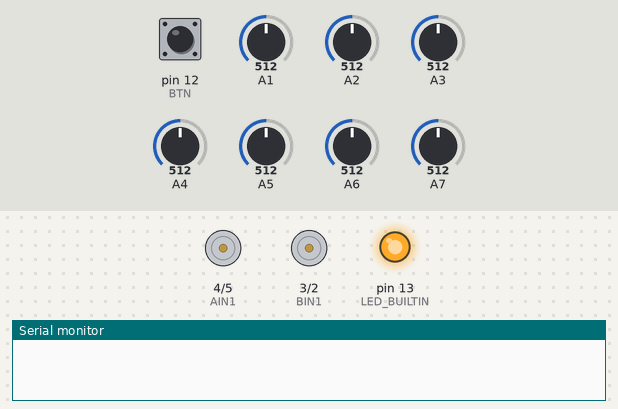
This sketch was run on a simulated Arduino Nano, built with avr-gcc and run on an emulated ATmega328P. Shown: motor-driver pin pairs drawn as motors (green arrow = first pin HIGH = forward, orange = second pin HIGH = backward, longer = more drive, scaled by the enable pin), output pins drawn as LEDs (lit = HIGH), the last lines printed to the serial monitor. The test bench sets the inputs (shaded band); at power-on: pin 12 (BTN) HIGH, A1 = 512, A2 = 512, A3 = 512, A4 = 512, A5 = 512, A6 = 512, A7 = 512.

Above: at 0.6 s.
At 6.3 s:
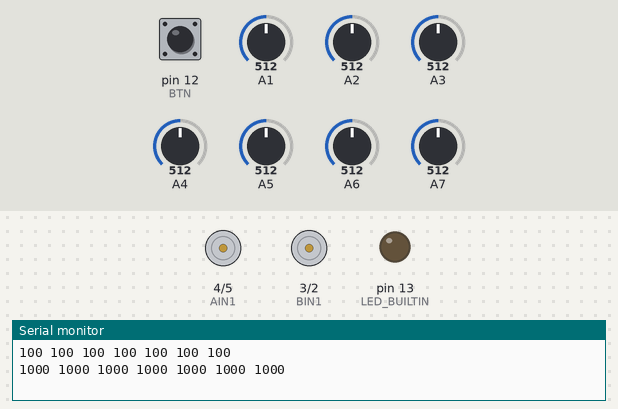
6.4 s: pin 12 (BTN) pulled LOW for 0.15 s
At 6.8 s:
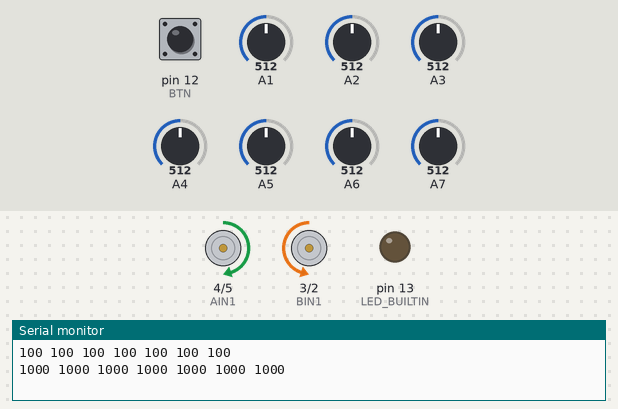
Timing chart, 0 to 9.4 s (numbered marks = the images above; inputs shaded):
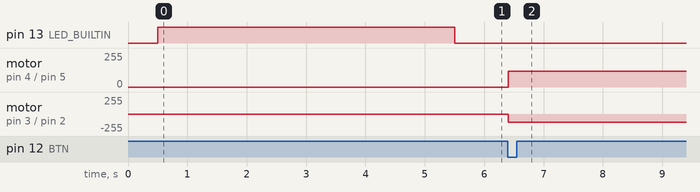

Measured:
- after the input at 6.4 s, motor on pin 4 (AIN1) / pin 5 (AIN2): stopped → forward 120/255 at once; motor on pin 3 (BIN1) / pin 2 (BIN2): stopped → backward 120/255 at once

The sketch:

recto_V1.ino
```cpp
#include <QTRSensors.h>

#define CANT_SENSORS             7  //cant sensores usados
#define NUM_SAMPLES_PER_SENSOR  4  // average 4 analog samples per sensor reading

//----------- Pines CNY70 ----------
QTRSensorsAnalog qtra((unsigned char[]) {
  A1, A2, A3, A4, A5, A6, A7
},
CANT_SENSORS, NUM_SAMPLES_PER_SENSOR);
unsigned int sensorValues[CANT_SENSORS];

//----------- pines driver ----------
#define AIN1 4
#define AIN2 5
#define AEN 10

#define BIN1 3
#define BIN2 2
#define BEN 11

//Pines driver
int potencia = 120; //potencia recto
int potencia_a;
int potencia_b;

//----------- pin botón ----------
#define BTN 12
int est_btn;

//----------- variables PID ----------
int P = 0; // error
int I = 0; // integral
int D = 0; //derivativo
int LAST = 0; // error anterior
float vel; // velocidad

void setup() {
  pinMode(LED_BUILTIN, OUTPUT);
  pinMode (BIN2, OUTPUT);
  pinMode (BIN1, OUTPUT);
  pinMode (AIN2, OUTPUT);
  pinMode (AIN1, OUTPUT);
  pinMode (AEN, OUTPUT);
  pinMode (BEN, OUTPUT);

  pinMode(BTN, INPUT_PULLUP);

  //___________ CALIBRACIÓN ______________
  delay(500);
  digitalWrite(LED_BUILTIN, HIGH);    //indica q está calibrando
  for (int i = 0; i < 200; i++)  // make the calibration take about 10 seconds
  {
    qtra.calibrate();// reads all sensors 10 times at 2.5 ms per six sensors (i.e. ~25 ms per call)

  }
  digitalWrite(LED_BUILTIN, LOW);     // turn off Arduino's LED to indicate we are through with calibration

  // print the calibration minimum values measured when emitters were on
  Serial.begin(115200);
  for (int i = 0; i < CANT_SENSORS; i++)
  {
    Serial.print(qtra.calibratedMinimumOn[i]);
    Serial.print(' ');
  }
  Serial.println();

  // print the calibration maximum values measured when emitters were on
  for (int i = 0; i < CANT_SENSORS; i++)
  {
    Serial.print(qtra.calibratedMaximumOn[i]);
    Serial.print(' ');
  }
  Serial.println();
  Serial.println();

  //__________________ CONFIGURACIÓN MOTORES______________________
  digitalWrite(AIN1, HIGH);
  digitalWrite(AIN2, LOW);
  // se pone el high y low en los pines inversos, ya que cada motor apúnta a lados opuestos
  digitalWrite(BIN1, LOW);
  digitalWrite(BIN2, HIGH);

  analogWrite(AEN, 0);
  analogWrite(BEN, 0);

  //___________________________________________________________________

  while (digitalRead(BTN) == HIGH);
}
void loop() {
  unsigned int position = qtra.readLine(sensorValues, QTR_EMITTERS_ON, 1);// 0 para pista blanca con linea negra, y 1 al revez

  // IMPRESION DE VALORES
  /*
    for(unsigned char i = 0;  i <  CANT_SENSORS ; i++ ){
    Serial.print(sensorValues[i]);
    Serial.print('\t');
    }
    Serial.println(" ");
  */
  //Serial.println(position);

  //___________________________________________________________________
  P = (position - 3000);//  error
  D = P - LAST; //  derivativa
  I = (P + LAST); // constante integrativa
  //___________________________________________________________________

  if (P < 1000 && P > -1000) {
    potencia_a = potencia;
    potencia_b = potencia;
  }  else {
    potencia_a = potencia + vel ;
    potencia_b = potencia - vel ;
    vel = (P * 0.4) + (D * 0.3) + (I * 0.01 );

    if (potencia_a > potencia) {
      potencia_a = potencia;
    }
    else if (potencia_a < 0) {
      potencia_a = 0;
    }

    if (potencia_b > potencia) {
      potencia_b = potencia;
    }
    else if (potencia_b < 0) {
      potencia_b = 0;
    }
    LAST = P;
  }

  ////// formula del contol PID//////

  //vel = (P * 0.2) + (D * 0.955) + (I * 0.01 );
  //vel = (P * 0.21) + (D * 0.955) + (I * 0.01 );
  //vel = (P * 0.22) + (D * 0.95) + (I * 0.01 );
  //vel = (P * 0.24) + (D * 0.9) + (I * 0.01 );
  // vel = (P * 0.26) + (D * 0.85) + (I * 0.01 );
  // vel = (P * 0.17) + (D * 0.06) + (I * 0.01 );


  analogWrite(AEN, potencia_b);
  analogWrite(BEN, potencia_a);
}
```
